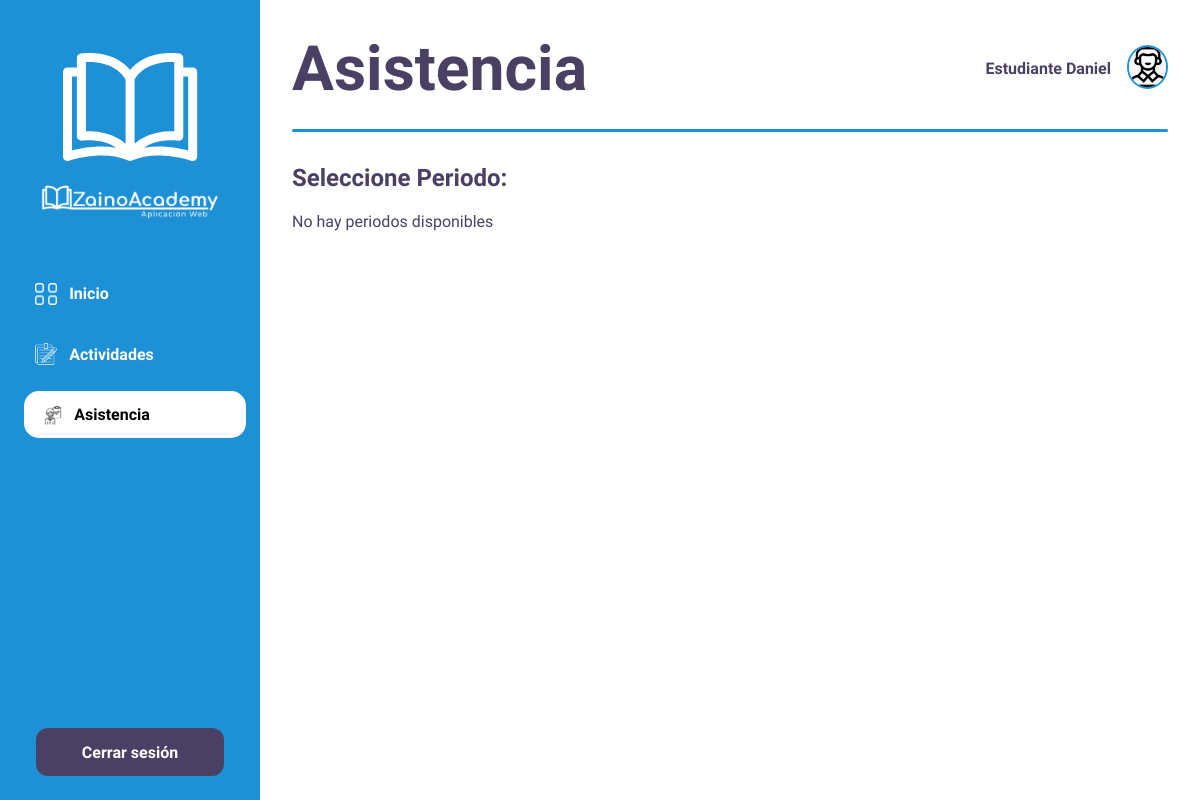
Page /acudientes/asistencia_list/ (signed in) on the earlier database version.
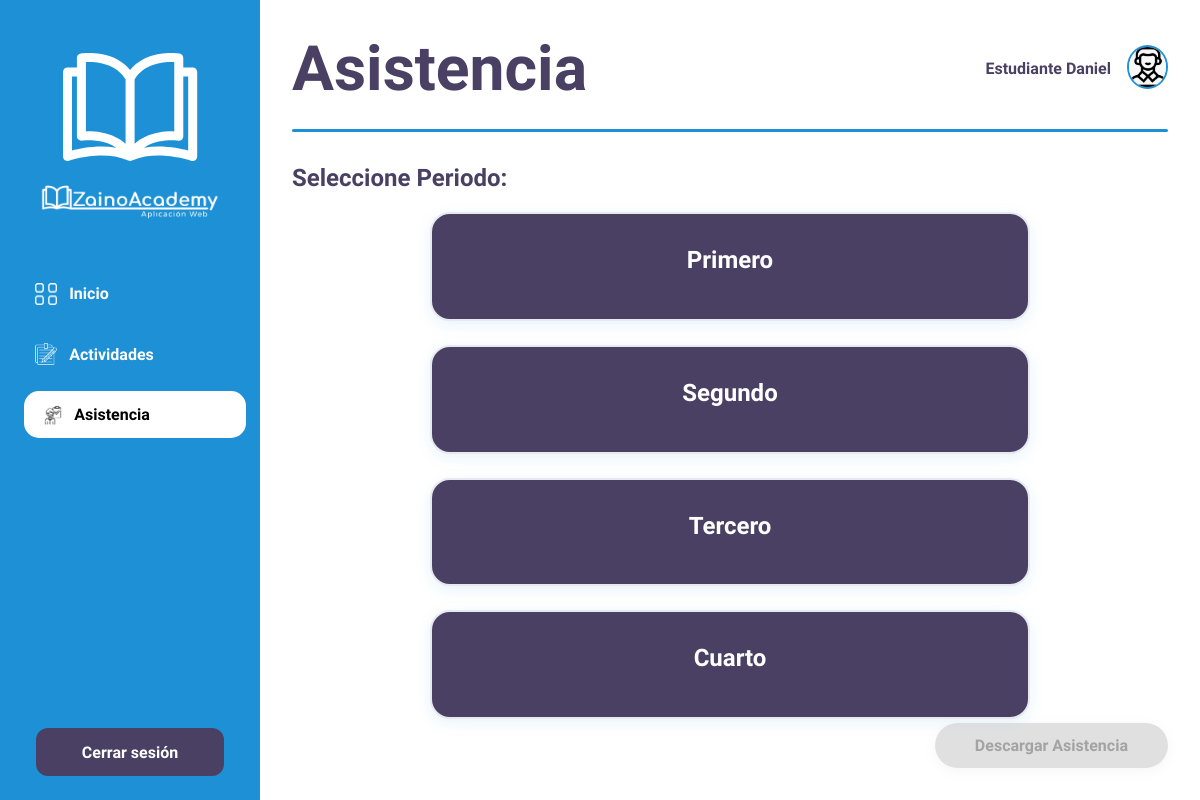
Same page on the later database version.
### zainoAcademy_app/models.py (models this page shows, shortened)
class Periodo(models.Model):
    Per_id = models.AutoField(primary_key=True)
    Per_nombre = models.CharField(max_length=30)
    class Meta:
        db_table = 'periodo'

### zainoAcademy_app/views.py (the view)
# urls.py: path('acudientes/asistencia_list/', views.asistencia_list_acudientes, name='asistencia_list_acudientes'),
def asistencia_list_acudientes(request):
    usuario = get_usuario_from_session(request)
    if not usuario:
        return redirect('login')
    try:
        acudiente = Acudiente.objects.get(Usuario_Us=usuario)
        estudiantes = acudiente.Estudiantes_Est.all()
    except Acudiente.DoesNotExist:
        estudiantes = []
    periodos = Periodo.objects.all()  # 👈 para listar
    return render(request, 'acudientes/asistencia_list_acudientes.html', {
        'usuario': usuario,
        'estudiantes': estudiantes,
        'periodos': periodos,
    })

### zainoAcademy_app/context_processors.py (called while the page is built)
def usuario_context(request):
    usuario = None
    try:
        usuario = get_usuario_from_session(request)
    except:
        pass
    return {"usuario": usuario}

### zainoAcademy_app/views.py (called while the page is built)
def get_usuario_from_session(request):
    usuario_id = request.session.get('usuario_id')
    if usuario_id:
        try:
            return Usuario.objects.get(Us_id=usuario_id)
        except Usuario.DoesNotExist:
            return None
    return None

### zainoAcademy_app/templates/acudientes/asistencia_list_acudientes.html (shortened to what this page needs)
<!DOCTYPE html>
{% load static %}
<html lang="es">
<head>
    <link rel="stylesheet" href="{% static 'css/acudientes/asistencia_list_acudientes.css' %}">
</head>
<body class="dashboard-page">
    <aside class="sidebar">
        <div class="logo">
            <a href="{% url 'dashboard_acudientes' %}"><img src="{% static 'images/acudientes/Favicon.png' %}" alt="Logo Libro"/></a>
            <a href="{% url 'dashboard_acudientes' %}"><img src="{% static 'images/acudientes/LogoNormal-removebg-preview.png' %}" alt="Logo Zaino Academy" /></a>
        </div>
        <nav>
            <ul class="nav-list">
                <li><a href="{% url 'dashboard_acudientes' %}" class="nav-item">
                    <img src="{% static 'images/acudientes/inicio.png' %}" class="nav-icon" alt="Inicio"> Inicio
                </a></li>
                <li><a href="{% url 'actividades_acudientes' %}" class="nav-item">
                    <img src="{% static 'images/acudientes/actividades.png' %}" class="nav-icon" alt="Actividades"> Actividades
                </a></li>
                <li><a href="{% url 'asistencia_acudientes' %}" class="nav-item active">
                    <img src="{% static 'images/acudientes/asistencia.png' %}" class="nav-icon" alt="Asistencia"> Asistencia
                </a></li>
            </ul>
        </nav>
        <div class="logout-container">
            <form method="POST" action="{% url 'login' %}">
                <button type="button" class="logout-btn" onclick="openModal()">Cerrar sesión</button>
            </form>
        </div>
    </aside>
    <main class="main-content">
        <header class="page-header">
            <h1 class="page-title">Asistencia</h1>
            <div class="header-icons">
                <span class="user-name">{{ usuario.Us_nombre }}</span>
                <a href="{% url 'editar_perfil_acudientes' %}">
                    <img src="{% static 'images/acudientes/perfil.png' %}" class="user-avatar" alt="Perfil">
                </a>
            </div>
        </header>
        <div class="divider-line"></div>
        <div class="asistencia-content">
            <h2 class="section-title">Seleccione Periodo:</h2>
            {% if periodos %}
                <div class="periodos-container">
                    {% for periodo in periodos %}
                        <div class="periodo-card" onclick="selectPeriodo('{{ periodo.Per_id }}')" data-periodo-id="{{ periodo.Per_id }}">
                            <h3 class="periodo-name">{{ periodo.Per_nombre }}</h3>
                        </div>
                    {% endfor %}
                </div>
                <div class="descargar-container">
                    <button id="descargar-btn" class="btn-pdf" disabled onclick="descargarReporte()">
                        Descargar Asistencia
                    </button>
                </div>
            {% else %}
                <p>No hay periodos disponibles</p>
            {% endif %}
        </div>
    </main>
</body>
</html>

Differences in the rows shown:
added Periodo: Per_nombre "Primero"
added Periodo: Per_nombre "Segundo"
added Periodo: Per_nombre "Tercero"
added Periodo: Per_nombre "Cuarto"
Other differences:
text no longer shown: "No hay periodos disponibles"
text now shown: "Descargar Asistencia"
